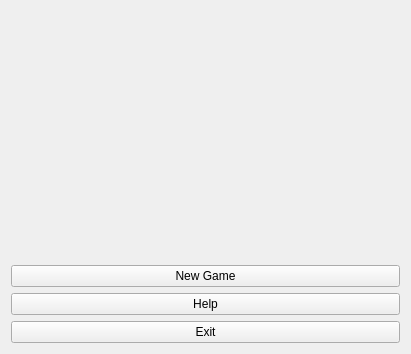
<?xml version="1.0" encoding="UTF-8"?>
<ui version="4.0">
 <class>Main_Menu</class>
 <widget class="QWidget" name="Main_Menu">
  <property name="geometry">
   <rect>
    <x>0</x>
    <y>0</y>
    <width>411</width>
    <height>354</height>
   </rect>
  </property>
  <property name="windowTitle">
   <string>Form</string>
  </property>
  <layout class="QHBoxLayout" name="horizontalLayout">
   <item>
    <layout class="QGridLayout" name="gridLayout">
     <item row="1" column="0">
      <layout class="QVBoxLayout" name="verticalLayout">
       <item>
        <widget class="QPushButton" name="new_game_button">
         <property name="text">
          <string>New Game</string>
         </property>
        </widget>
       </item>
       <item>
        <widget class="QPushButton" name="Help_button">
         <property name="text">
          <string>Help</string>
         </property>
        </widget>
       </item>
       <item>
        <widget class="QPushButton" name="exit_button">
         <property name="text">
          <string>Exit</string>
         </property>
        </widget>
       </item>
      </layout>
     </item>
     <item row="0" column="0">
      <widget class="QLabel" name="mainPicture">
       <property name="sizePolicy">
        <sizepolicy hsizetype="Preferred" vsizetype="Preferred">
         <horstretch>0</horstretch>
         <verstretch>5</verstretch>
        </sizepolicy>
       </property>
       <property name="text">
        <string/>
       </property>
      </widget>
     </item>
    </layout>
   </item>
  </layout>
 </widget>
 <resources/>
 <connections/>
</ui>
